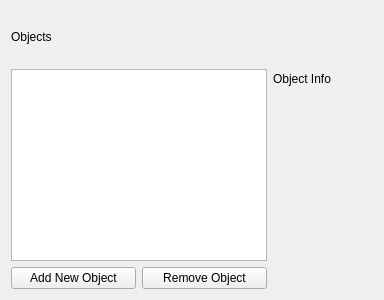
<?xml version="1.0" encoding="UTF-8"?>
<ui version="4.0">
 <class>SceneWidget</class>
 <widget class="QWidget" name="SceneWidget">
  <property name="geometry">
   <rect>
    <x>0</x>
    <y>0</y>
    <width>371</width>
    <height>300</height>
   </rect>
  </property>
  <property name="sizePolicy">
   <sizepolicy hsizetype="Minimum" vsizetype="Minimum">
    <horstretch>0</horstretch>
    <verstretch>0</verstretch>
   </sizepolicy>
  </property>
  <property name="windowTitle">
   <string>Form</string>
  </property>
  <layout class="QHBoxLayout" name="horizontalLayout_2">
   <item>
    <layout class="QVBoxLayout" name="verticalLayout">
     <item>
      <widget class="QLabel" name="label_2">
       <property name="text">
        <string>Objects</string>
       </property>
      </widget>
     </item>
     <item>
      <widget class="QListWidget" name="listWidget">
       <property name="sizePolicy">
        <sizepolicy hsizetype="Minimum" vsizetype="Minimum">
         <horstretch>0</horstretch>
         <verstretch>0</verstretch>
        </sizepolicy>
       </property>
       <property name="maximumSize">
        <size>
         <width>16777215</width>
         <height>16777215</height>
        </size>
       </property>
       <property name="horizontalScrollBarPolicy">
        <enum>Qt::ScrollBarAlwaysOff</enum>
       </property>
       <property name="isWrapping" stdset="0">
        <bool>true</bool>
       </property>
      </widget>
     </item>
     <item>
      <layout class="QHBoxLayout" name="horizontalLayout_3">
       <property name="topMargin">
        <number>0</number>
       </property>
       <item>
        <widget class="QPushButton" name="pushButton_2">
         <property name="text">
          <string>Add New Object</string>
         </property>
        </widget>
       </item>
       <item>
        <widget class="QPushButton" name="pushButton">
         <property name="text">
          <string>Remove Object</string>
         </property>
        </widget>
       </item>
      </layout>
     </item>
    </layout>
   </item>
   <item>
    <widget class="QWidget" name="OInfo" native="true">
     <property name="sizePolicy">
      <sizepolicy hsizetype="MinimumExpanding" vsizetype="Minimum">
       <horstretch>0</horstretch>
       <verstretch>0</verstretch>
      </sizepolicy>
     </property>
     <layout class="QVBoxLayout" name="verticalLayout_3">
      <property name="leftMargin">
       <number>0</number>
      </property>
      <property name="topMargin">
       <number>0</number>
      </property>
      <property name="rightMargin">
       <number>0</number>
      </property>
      <property name="bottomMargin">
       <number>0</number>
      </property>
      <item>
       <layout class="QHBoxLayout" name="horizontalLayout">
        <item>
         <widget class="QLabel" name="label">
          <property name="text">
           <string>Object Info</string>
          </property>
         </widget>
        </item>
       </layout>
      </item>
      <item>
       <widget class="giskard_sim::ObjectInfoWidget" name="objectInfoWidget" native="true">
        <property name="sizePolicy">
         <sizepolicy hsizetype="Minimum" vsizetype="Minimum">
          <horstretch>0</horstretch>
          <verstretch>0</verstretch>
         </sizepolicy>
        </property>
        <property name="minimumSize">
         <size>
          <width>100</width>
          <height>0</height>
         </size>
        </property>
       </widget>
      </item>
     </layout>
    </widget>
   </item>
  </layout>
 </widget>
 <customwidgets>
  <customwidget>
   <class>giskard_sim::ObjectInfoWidget</class>
   <extends>QWidget</extends>
   <header>giskard_sim/object_info_widget.h</header>
   <container>1</container>
  </customwidget>
 </customwidgets>
 <resources/>
 <connections/>
</ui>
